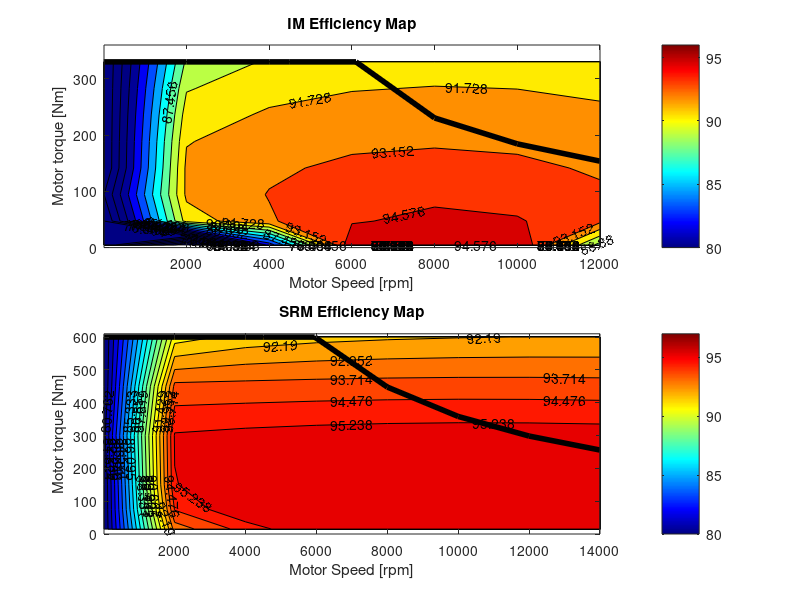

Source code (MATLAB):

clear all
clc
clf
clear

%% IM efficiency map

       p00 =      -215.8  ;
       p10 =       4.164  ;
       p01 =       3.368  ;
       p20 =   -0.009417  ;
       p11 =     0.04408 ;
       p02 =     -0.0178  ;
       p30 =   5.161e-06 ;
       p21 =   5.981e-06 ;
       p12 =   9.874e-05  ;
       p03 =   6.515e-05 ;
       
mtr_speed=[6 12000/6:12000/6:12000];
mtr_torque=[5 350/7:350/7:350];
mtr_speed_rad=mtr_speed.*(2*pi/60);
mtr_power1=zeros(8,7);
mtr_loss1=zeros(8,7);

for j=1:7
    for i=1:8
        mtr_power1(i,j)=mtr_torque(i)*mtr_speed_rad(j);
        mtr_loss1(i,j)= p00+p10*mtr_speed_rad(j)+p20*mtr_speed_rad(j)^2+p30*mtr_speed_rad(j)^3+...
              p01*mtr_torque(i)+p11*mtr_speed_rad(j)*mtr_torque(i)+p21*mtr_speed_rad(j)^2*mtr_torque(i)+...
              p02*mtr_torque(i)^2+p12*mtr_speed_rad(j)*mtr_torque(i)^2+...
              p03*mtr_torque(i)^3;  
              
    end
end

mtr_loss1(mtr_loss1<0)=100;
mtr_eff_f=min(96,(mtr_power1-mtr_loss1)./mtr_power1.*100);
mtr_eff_f(mtr_eff_f<50)=76;

mtr_eff3=reshape(mtr_eff_f,[8,7]);


K=330/350;
mtr_torque=mtr_torque.*K;

figure(1)
subplot(2,1,1)
[C,h]=contourf(mtr_speed,mtr_torque,mtr_eff3,20);
clabel(C,h)
colorbar
colormap(jet(256));
lim=caxis;
caxis([80 96]);
hold on

% b1=[350 350 350 350 270 210 130 115];
% c1=[0 2000 4000 4500 6000 8000 10000 12000];
b1=[330 330 330 330 330 193e3/(2*pi*8000/60) 193e3/(2*pi*10000/60) 193e3/(2*pi*12000/60)];
c1=[0 2000 4000 4500 6100 8000 10000 12000];

plot(c1,b1,'-k','LineWidth',4);
ylabel('Motor torque [Nm]');xlabel('Motor Speed [rpm]');
ylim([0 360]);
title('IM Efficiency Map');


%% SRM efficiency map
       ap00 =      -69.58  ;
       ap10 =      0.5123  ;
       ap01 =       11.22  ;
       ap20 =  -0.0007943 ;
       ap11 =    0.009736 ;
       ap02 =     -0.1665  ;
       ap30 =   3.794e-07  ;
       ap21 =  -4.587e-07  ;
       ap12 =   0.0003316  ;
       ap03 =   0.0006218 ;

mtr_speed=[6 14000/7:14000/7:14000];
mtr_torque=[5 25 50:50:200];

mtr_speed_rad=mtr_speed.*(2*pi/60);

mtr_power1=zeros(6,8);
mtr_loss1=zeros(6,8);

for j=1:8
    for i=1:6
        mtr_power1(i,j)=mtr_torque(i)*mtr_speed_rad(j);
        mtr_loss1(i,j)= ap00+ap10*mtr_speed_rad(j)+ap20*mtr_speed_rad(j)^2+ap30*mtr_speed_rad(j)^3+...
              ap01*mtr_torque(i)+ap11*mtr_speed_rad(j)*mtr_torque(i)+ap21*mtr_speed_rad(j)^2*mtr_torque(i)+...
              ap02*mtr_torque(i)^2+ap12*mtr_speed_rad(j)*mtr_torque(i)^2+...
              ap03*mtr_torque(i)^3;  
       
%        
    end
end

mtr_loss1(mtr_loss1<0)=100;
mtr_eff_f=min(96,(mtr_power1-mtr_loss1)./mtr_power1.*100);
mtr_eff_f(mtr_eff_f<50)=80;

mtr_eff3=reshape(mtr_eff_f,[6,8]);

K=600/200;
mtr_torque=mtr_torque.*K;
subplot(2,1,2)
[C,h]=contourf(mtr_speed,mtr_torque,mtr_eff3,20);
clabel(C,h)
colorbar
colormap(jet(256));
lim=caxis;
caxis([80 97]);
hold on
% b1=[200 200 200 150 65 50 42 36 30];
% c1=[0 2000 3000 4000 6000 8000 10000 12000 14000];
b1=[600 600 600 600 600 375e3/(2*pi*8000/60) 375e3/(2*pi*10000/60) 375e3/(2*pi*12000/60) 375e3/(2*pi*14000/60)];
c1=[0 2000 4000 4500 5950 8000 10000 12000 14000];
plot(c1,b1,'-k','LineWidth',4);
ylabel('Motor torque [Nm]');xlabel('Motor Speed [rpm]');
ylim([0 610]);
title('SRM Efficiency Map');
